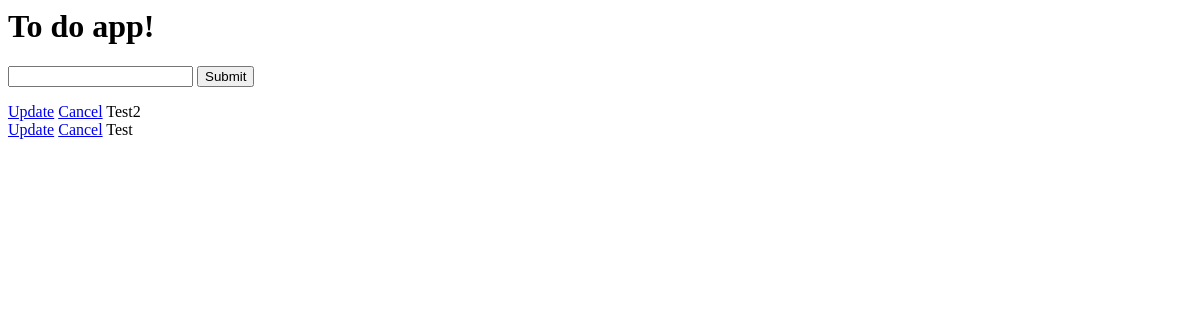
The app's page /, older data.
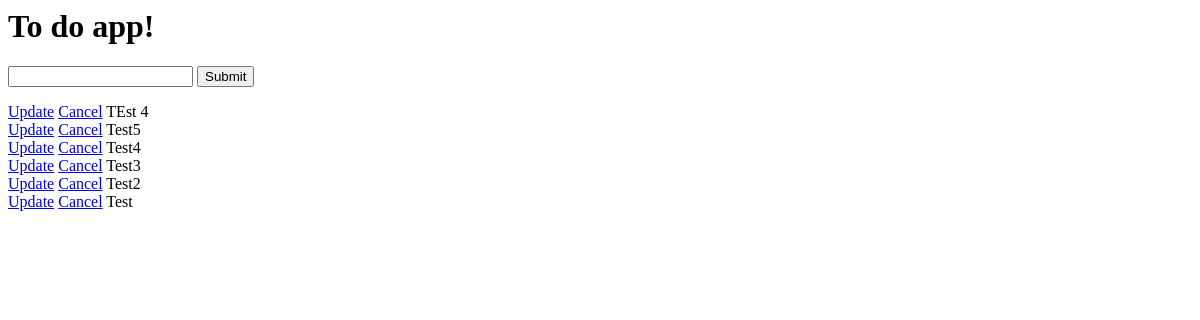
The same page, newer data.
### to_do/models.py (models this page shows, shortened)
class Note(models.Model):
    title = models.CharField(max_length=1000)
    status = models.BooleanField(default=False)
    date = DateField(auto_now_add=True)

### to_do/views.py (the view)
# urls.py: path('', views.wall, name = 'wall'),
def wall(request):
    if request.method == 'POST':
       form = NoteForm(request.POST)
       if form.is_valid():
        form.save()
        return redirect( '/' )
    notes = Note.objects.all()
    form = NoteForm()
    context = {'notes': notes, 'form': form}
    return render(request, 'to_do/wall.html', context)

### to_do/forms.py
class NoteForm(forms.ModelForm):
    class Meta:
        model = Note
        fields = '__all__'

### to_do/templates/to_do/wall.html (shortened to what this page needs)
<h1>To do app!</h1>
<div>
    <form action="/" method="POST">
        {{form.title}}
        <input type="submit"  name="Create Note" >
    </form>
</div>
    {% for note in notes reversed %}
        <div>
            <a href="{% url 'update' note.id %}">Update</a>
            <a href="{% url 'delete' note.id %}">Cancel</a>
            {% if note.status == True%}
            <strike>{{note.title}}</strike>
            {% else %}
            <span>{{note.title}}</span>
            {% endif %}
        </div>
    {% endfor %}

Row changes from the older to the newer data that the page shows:
added Note: title "TEst 4"
added Note: title "Test5"
added Note: title "Test4"
added Note: title "Test3"
